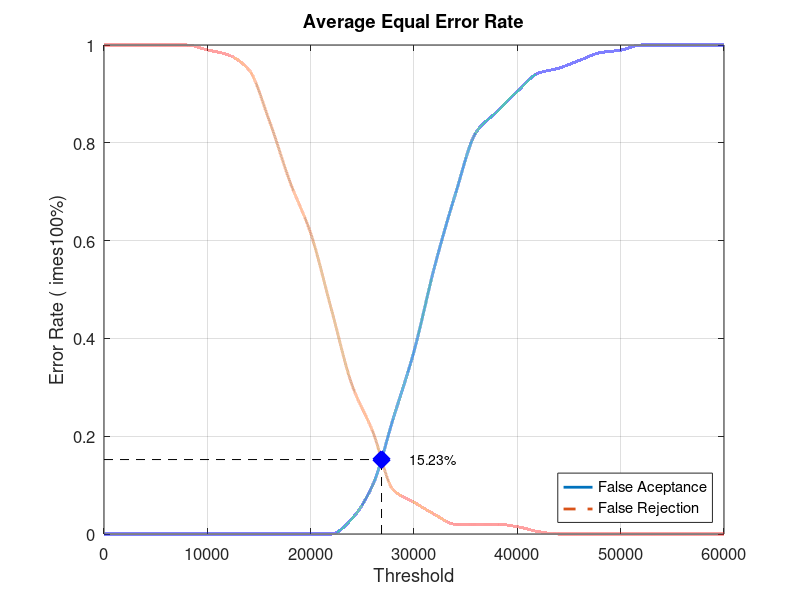
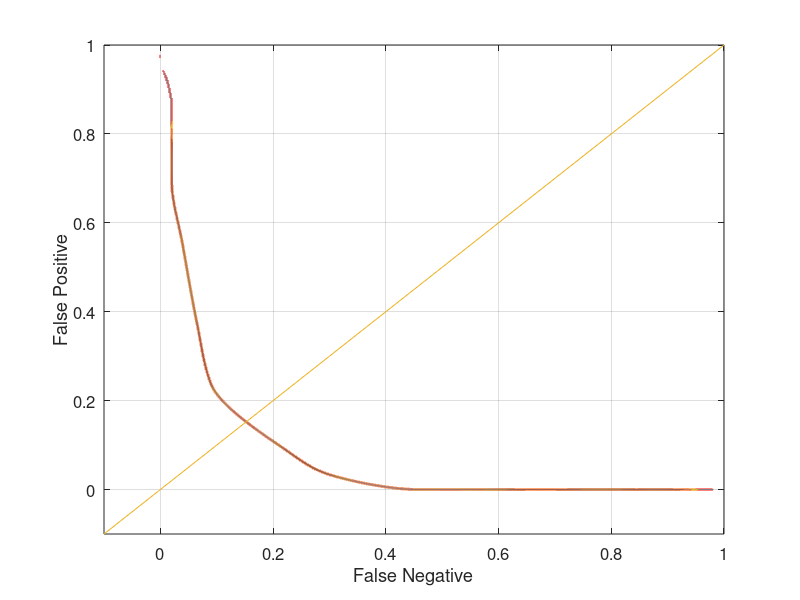

The MATLAB source for these figures, in order:
close all;
clear;
clc;
x = 0:2000:60000;
xq = 0:0.5:60000;

y0 = [0 0 0 0 0 0 0 0 0 0 0 0 0.0315789 0.1 0.236842 0.373684 0.547368 0.694737 0.821053 0.863158 0.905263 0.942105 0.952632 0.968421 0.984211 0.989474 1 1 1 1 1]
yy0 = interp1(x, y0, xq, 'pchip');
y1 = [1 1 1 1 1 0.99 0.98 0.95 0.845 0.72 0.615 0.46 0.305 0.21 0.09 0.065 0.04 0.02 0.02 0.02 0.015 0.005 0 0 0 0 0 0 0 0 0]
yy1 = interp1(x, y1, xq, 'pchip');

% Calculating EER: 
y2 = abs(y0 - y1);
find(y2 == min(y2))
yy2 = abs(yy0 - yy1);
xEER = find(yy2 == min(yy2));
xEERIndex = xq(xEER) % X-axis EER
yEER = yy0(xEER) % Y-axis EER

main = figure
plot(xq, yy0,'-','LineWidth', 2);	hold on
plot(xq, yy1,'--','LineWidth', 2);	hold on
plot([xEERIndex xEERIndex], [0 yEER], 'k--');	hold on
plot([0 xEERIndex], [yEER yEER], 'k--');	hold on
plot(xEERIndex, yEER, 'bx', 'LineWidth', 10);	hold on
text(xEERIndex + 10 * xEERIndex / 100, yEER, [num2str(round((10000 * yEER)) / 100) '%'])
legend('False Aceptance', 'False Rejection', 'Location', 'SouthEast')
xlabel('Threshold')
ylabel('Error Rate (	imes100%)')
title('Average Equal Error Rate')
set(gca, 'FontSize', 12)
axis([0 60000 0 1])
grid on

print(main, 'Database1_3Main', '-dpng');
FNRxFPR = figure('Color', [1 1 1]);
plot(yy1, yy0, '-', yy1, yy0, 'LineWidth', 2);
hold on
y = -0.1:0.1:1
plot(y, y); 
set(gca, 'FontSize', 12)
xlabel('False Negative')
ylabel('False Positive')
axis([-0.1 1 -0.1 1])
set(gca, 'FontSize', 12)
grid on

print(FNRxFPR, 'Database1_3FNRxFPR','-dpng');
